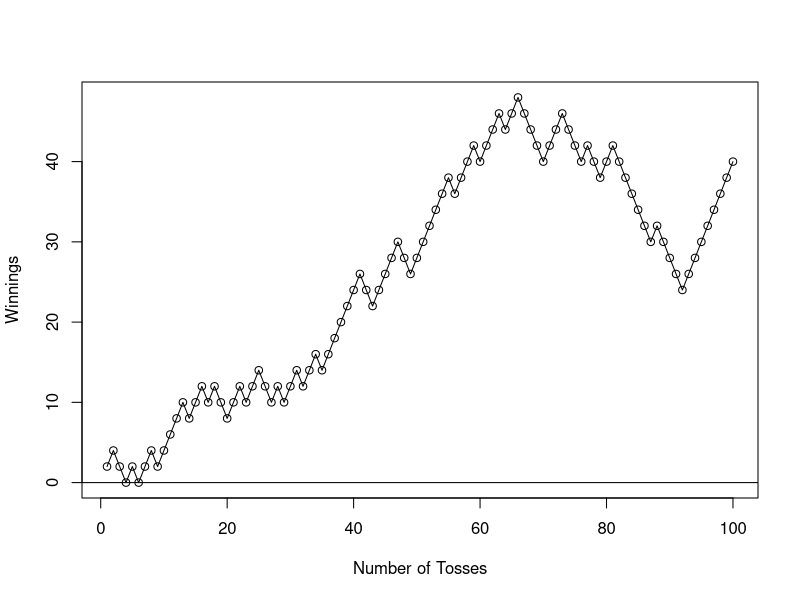

Recreate this plot in R.
## ---- chunk 1
num_tosses <- 100
H <- 2
T <- -2

tosses <- sample(c(H, T), size = num_tosses, replace = TRUE)
winnings <- cumsum(tosses)
plot(1:num_tosses, winnings, type = "o", 
     xlab = "Number of Tosses", ylab = "Winnings")
abline(h = 0)
## ---- chunk 2
times_ahead <- sum(winnings > 0)
cat("The number of times Amy was ahead in these", num_tosses, "tosses:\n")
cat("Amy was ahead:", times_ahead, "times.\n")

final_winnings <- winnings[num_tosses]
cat("How much Amy has won or lost after", num_tosses, "tosses:\n")
cat("Amy's final net winnings/losses:", final_winnings, "euros.\n")
## ---- chunk 3
times_tied <- sum(winnings == 0)
times_behind <- sum(winnings < 0)

cat("Amy was tied (at 0 euros):", times_tied, "times.\n")
cat("Amy was behind:", times_behind, "times.\n")
